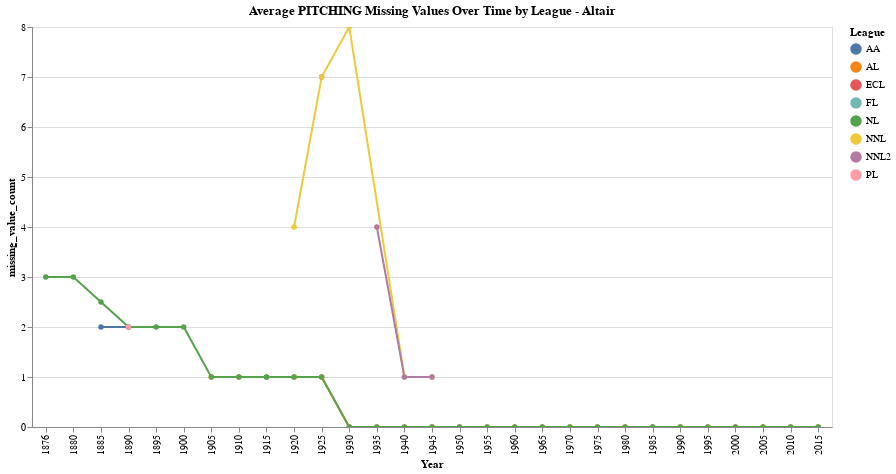

Source (notebook cell):
### Markdown cell above
### Ethan - Below is the same visualization for Pitching and DETAILED standings

### Code cell
pitching_grouped_by_league_year_df = pitching_df.groupby(['League', 'Year'])['missing_value_count'].mean().reset_index()

selection = alt.selection_multi(fields=['League'], bind='legend')

chart = alt.Chart(pitching_grouped_by_league_year_df).mark_line(point=True).encode(
    x='Year:O',
    y='missing_value_count:Q',
    color='League:N',
    tooltip=['League', 'Year', 'missing_value_count'],
    opacity=alt.condition(selection, alt.value(1), alt.value(0.2))
).properties(
    title='Average PITCHING Missing Values Over Time by League - Altair',
    width=800,
    height=400
).add_selection(
    selection
).interactive()

chart

### Figure 1 — Vega-Lite specification as saved in the notebook (floating-point values rounded to 4 significant figures)
{"config": {"view": {"continuousWidth": 300, "continuousHeight": 300}}, "data": {"name": "data-402cd56d41a6c3ae75e2eb6643a6d605"}, "mark": {"type": "line", "point": true}, "encoding": {"color": {"field": "League", "type": "nominal"}, "opacity": {"condition": {"param": "param_73", "value": 1}, "value": 0.2}, "tooltip": [{"field": "League", "type": "nominal"}, {"field": "Year", "type": "quantitative"}, {"field": "missing_value_count", "type": "quantitative"}], "x": {"field": "Year", "type": "ordinal"}, "y": {"field": "missing_value_count", "type": "quantitative"}}, "height": 400, "params": [{"name": "param_73", "select": {"type": "point", "fields": ["League"]}, "bind": "legend"}, {"name": "param_74", "select": {"type": "interval", "encodings": ["x", "y"]}, "bind": "scales"}], "title": "Average PITCHING Missing Values Over Time by League - Altair", "width": 800, "$schema": "https://vega.github.io/schema/vega-lite/v5.8.0.json", "datasets": {"data-402cd56d41a6c3ae75e2eb6643a6d605": [{"League": "AA", "Year": 1885, "missing_value_count": 2.0}, {"League": "AA", "Year": 1890, "missing_value_count": 2.0}, {"League": "AL", "Year": 1905, "missing_value_count": 1.0}, {"League": "AL", "Year": 1910, "missing_value_count": 1.0}, {"League": "AL", "Year": 1915, "missing_value_count": 1.0}, {"League": "AL", "Year": 1920, "missing_value_count": 1.0}, {"League": "AL", "Year": 1925, "missing_value_count": 1.0}, {"League": "AL", "Year": 1930, "missing_value_count": 0.0}, {"League": "AL", "Year": 1935, "missing_value_count": 0.0}, {"League": "AL", "Year": 1940, "missing_value_count": 0.0}, {"League": "AL", "Year": 1945, "missing_value_count": 0.0}, {"League": "AL", "Year": 1950, "missing_value_count": 0.0}, {"League": "AL", "Year": 1955, "missing_value_count": 0.0}, {"League": "AL", "Year": 1960, "missing_value_count": 0.0}, {"League": "AL", "Year": 1965, "missing_value_count": 0.0}, {"League": "AL", "Year": 1970, "missing_value_count": 0.0}, {"League": "AL", "Year": 1975, "missing_value_count": 0.0}, {"League": "AL", "Year": 1980, "missing_value_count": 0.0}, {"League": "AL", "Year": 1985, "missing_value_count": 0.0}, {"League": "AL", "Year": 1990, "missing_value_count": 0.0}, {"League": "AL", "Year": 1995, "missing_value_count": 0.0}, {"League": "AL", "Year": 2000, "missing_value_count": 0.0}, {"League": "AL", "Year": 2005, "missing_value_count": 0.0}, {"League": "AL", "Year": 2010, "missing_value_count": 0.0}, {"League": "AL", "Year": 2015, "missing_value_count": 0.0}, {"League": "ECL", "Year": 1925, "missing_value_count": 7.0}, {"League": "FL", "Year": 1915, "missing_value_count": 1.0}, {"League": "NL", "Year": 1876, "missing_value_count": 3.0}, {"League": "NL", "Year": 1880, "missing_value_count": 3.0}, {"League": "NL", "Year": 1885, "missing_value_count": 2.5}, {"League": "NL", "Year": 1890, "missing_value_count": 2.0}, {"League": "NL", "Year": 1895, "missing_value_count": 2.0}, {"League": "NL", "Year": 1900, "missing_value_count": 2.0}, {"League": "NL", "Year": 1905, "missing_value_count": 1.0}, {"League": "NL", "Year": 1910, "missing_value_count": 1.0}, {"League": "NL", "Year": 1915, "missing_value_count": 1.0}, {"League": "NL", "Year": 1920, "missing_value_count": 1.0}, {"League": "NL", "Year": 1925, "missing_value_count": 1.0}, {"League": "NL", "Year": 1930, "missing_value_count": 0.0}, {"League": "NL", "Year": 1935, "missing_value_count": 0.0}, {"League": "NL", "Year": 1940, "missing_value_count": 0.0}, {"League": "NL", "Year": 1945, "missing_value_count": 0.0}, {"League": "NL", "Year": 1950, "missing_value_count": 0.0}, {"League": "NL", "Year": 1955, "missing_value_count": 0.0}, {"League": "NL", "Year": 1960, "missing_value_count": 0.0}, {"League": "NL", "Year": 1965, "missing_value_count": 0.0}, {"League": "NL", "Year": 1970, "missing_value_count": 0.0}, {"League": "NL", "Year": 1975, "missing_value_count": 0.0}, {"League": "NL", "Year": 1980, "missing_value_count": 0.0}, {"League": "NL", "Year": 1985, "missing_value_count": 0.0}, {"League": "NL", "Year": 1990, "missing_value_count": 0.0}, {"League": "NL", "Year": 1995, "missing_value_count": 0.0}, {"League": "NL", "Year": 2000, "missing_value_count": 0.0}, {"League": "NL", "Year": 2005, "missing_value_count": 0.0}, {"League": "NL", "Year": 2010, "missing_value_count": 0.0}, {"League": "NL", "Year": 2015, "missing_value_count": 0.0}, {"League": "NNL", "Year": 1920, "missing_value_count": 4.0}, {"League": "NNL", "Year": 1925, "missing_value_count": 7.0}, {"League": "NNL", "Year": 1930, "missing_value_count": 8.0}, {"League": "NNL", "Year": 1940, "missing_value_count": 1.0}, {"League": "NNL", "Year": 1945, "missing_value_count": 1.0}, {"League": "NNL2", "Year": 1935, "missing_value_count": 4.0}, {"League": "NNL2", "Year": 1940, "missing_value_count": 1.0}, {"League": "NNL2", "Year": 1945, "missing_value_count": 1.0}, {"League": "PL", "Year": 1890, "missing_value_count": 2.0}]}}
